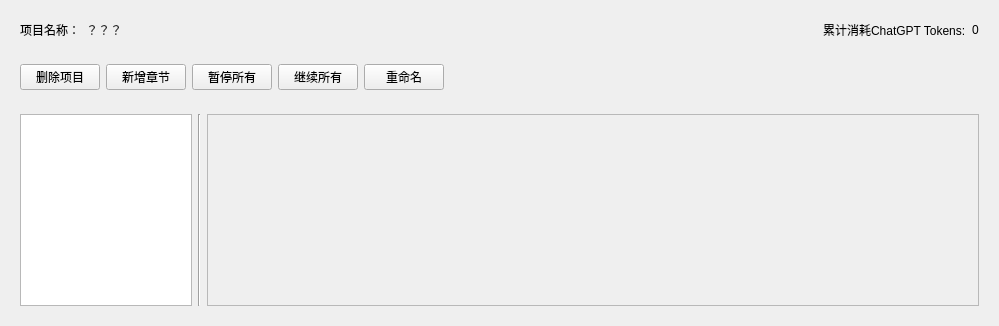
             <widget class="QWidget" name="tab_7">
              <attribute name="title">
               <string>主信息</string>
              </attribute>
              <layout class="QVBoxLayout" name="verticalLayout_6">
               <item>
                <widget class="QWidget" name="widget_3" native="true">
                 <layout class="QHBoxLayout" name="horizontalLayout_5">
                  <item>
                   <widget class="QLabel" name="label_2">
                    <property name="text">
                     <string>项目名称：</string>
                    </property>
                   </widget>
                  </item>
                  <item>
                   <widget class="QLabel" name="label_3">
                    <property name="text">
                     <string>？？？</string>
                    </property>
                   </widget>
                  </item>
                  <item>
                   <spacer name="horizontalSpacer_3">
                    <property name="orientation">
                     <enum>Qt::Horizontal</enum>
                    </property>
                    <property name="sizeHint" stdset="0">
                     <size>
                      <width>676</width>
                      <height>20</height>
                     </size>
                    </property>
                   </spacer>
                  </item>
                  <item>
                   <widget class="QLabel" name="label_4">
                    <property name="text">
                     <string>累计消耗ChatGPT Tokens:</string>
                    </property>
                   </widget>
                  </item>
                  <item>
                   <widget class="QLabel" name="label_5">
                    <property name="text">
                     <string>0</string>
                    </property>
                   </widget>
                  </item>
                 </layout>
                </widget>
               </item>
               <item>
                <widget class="QWidget" name="widget_4" native="true">
                 <layout class="QHBoxLayout" name="horizontalLayout_6">
                  <item>
                   <widget class="QPushButton" name="pushButton_15">
                    <property name="text">
                     <string>删除项目</string>
                    </property>
                   </widget>
                  </item>
                  <item>
                   <widget class="QPushButton" name="pushButton_16">
                    <property name="text">
                     <string>新增章节</string>
                    </property>
                   </widget>
                  </item>
                  <item>
                   <widget class="QPushButton" name="pushButton_17">
                    <property name="text">
                     <string>暂停所有</string>
                    </property>
                   </widget>
                  </item>
                  <item>
                   <widget class="QPushButton" name="pushButton_18">
                    <property name="text">
                     <string>继续所有</string>
                    </property>
                   </widget>
                  </item>
                  <item>
                   <widget class="QPushButton" name="pushButton_19">
                    <property name="text">
                     <string>重命名</string>
                    </property>
                   </widget>
                  </item>
                  <item>
                   <spacer name="horizontalSpacer_4">
                    <property name="orientation">
                     <enum>Qt::Horizontal</enum>
                    </property>
                    <property name="sizeHint" stdset="0">
                     <size>
                      <width>535</width>
                      <height>20</height>
                     </size>
                    </property>
                   </spacer>
                  </item>
                 </layout>
                </widget>
               </item>
               <item>
                <widget class="QWidget" name="widget_5" native="true">
                 <layout class="QHBoxLayout" name="horizontalLayout_7">
                  <item>
                   <widget class="QListView" name="listView">
                    <property name="sizePolicy">
                     <sizepolicy hsizetype="Preferred" vsizetype="Expanding">
                      <horstretch>2</horstretch>
                      <verstretch>0</verstretch>
                     </sizepolicy>
                    </property>
                   </widget>
                  </item>
                  <item>
                   <widget class="Line" name="line_2">
                    <property name="orientation">
                     <enum>Qt::Vertical</enum>
                    </property>
                   </widget>
                  </item>
                  <item>
                   <widget class="QScrollArea" name="scrollArea_2">
                    <property name="sizePolicy">
                     <sizepolicy hsizetype="Preferred" vsizetype="Expanding">
                      <horstretch>9</horstretch>
                      <verstretch>0</verstretch>
                     </sizepolicy>
                    </property>
                    <property name="widgetResizable">
                     <bool>true</bool>
                    </property>
                    <widget class="QWidget" name="scrollAreaWidgetContents_2">
                     <property name="geometry">
                      <rect>
                       <x>0</x>
                       <y>0</y>
                       <width>757</width>
                       <height>416</height>
                      </rect>
                     </property>
                    </widget>
                   </widget>
                  </item>
                 </layout>
                </widget>
               </item>
              </layout>
             </widget>
